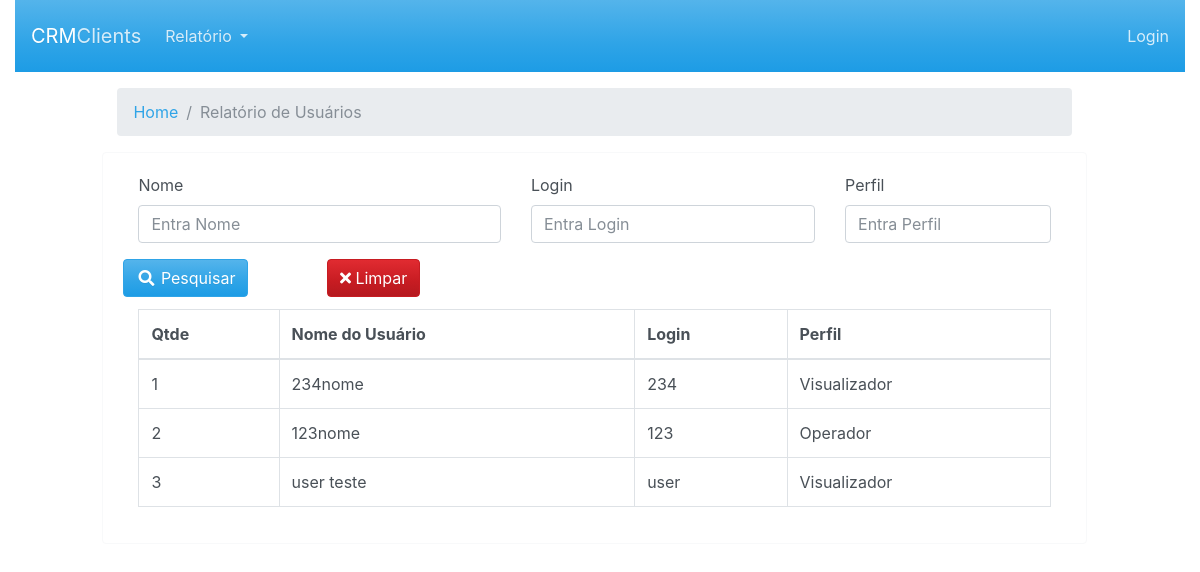
Page /views/visualizar/usuario.blade.php on the committed database.
### tables this page shows
CREATE TABLE `usuario` (
  `idUsuario` int(11) NOT NULL,
  `Perfil` varchar(45) NOT NULL,
  `Nome` varchar(45) NOT NULL,
  `Login` varchar(45) NOT NULL,
  `Senha` varchar(255) NOT NULL,
  `Status` tinyint(4) NOT NULL DEFAULT 1
);

### include/Database.php (called while the page is built, shortened)
<?php
class Database{
    protected $pdo;
    public function __construct(\PDO $pdo)
    {
        $this->pdo = $pdo;
        $this->pdo->setAttribute(\PDO::ATTR_ERRMODE, \PDO::ERRMODE_EXCEPTION);
    }
    public function getAllRecords($tableName, $fields='*', $cond='', $orderBy='', $limit='')
    {
        $stmt = $this->pdo->prepare("SELECT $fields FROM $tableName WHERE 1 ".$cond." ".$orderBy." ".$limit);
        $stmt->execute();
        $rows = $stmt->fetchAll(PDO::FETCH_ASSOC);
        return $rows;
    }
}
?>

### BD/config.php (called while the page is built, shortened)
<?php
include_once('../../include/Database.php');
$dsn	= 	"mysql:dbname=".SS_DB_NAME.";host=".SS_DB_HOST."";
$pdo	=	"";
try {
	$pdo = new PDO($dsn, SS_DB_USER, SS_DB_PASSWORD);
}catch (PDOException $e) {
	echo "Connection failed: " . $e->getMessage();
}
$db 	=	new Database($pdo);
?>

### views/visualizar/usuario.blade.php (the view, shortened to what this page needs)
<?php
include_once('../../BD/config.php');
$condition	=	'';
$condition	.=	' AND Status = 1 ';
$userData	=	$db->getAllRecords('usuario','*',$condition,'ORDER BY idUsuario DESC');
?>
<!doctype html>
<html lang="pt-br">
  <?php include_once('../headers/head.blade.php'); ?>
  <body>
    <div class="container-fluid">
      <?php include_once('../headers/navbar.blade.php'); ?>
      <div class="row flex-xl-nowrap">
        <main class="col-12 col-md-12 col-xl-12 py-md-3 pl-md-1 bd-content" role="main">
            <div class="col align-self-center col-sm-10  offset-md-1">
                <nav aria-label="breadcrumb">
                  <ol class="breadcrumb">
                    <li class="breadcrumb-item"><a href="../home/inicio.blade.php">Home</a></li>
                    <li class="breadcrumb-item active" aria-current="page">Relatório de Usuários</li>
                  </ol>
                </nav>
              </div>
          <div class="card border-light align-self-center col-sm-10  offset-md-1">
            <div class="card-body">
              <div class="card-title">
                <form method="get">
                  <div class="row">
                    <div class="form-group col-sm-5">
                      <label for="Nome">Nome</label>
                      <input type="text" name="Nome" id="Nome" class="form-control" value="<?php echo isset($_REQUEST['Nome'])?$_REQUEST['Nome']:''?>" placeholder="Entra Nome">
                    </div>
                    <div class="form-group col-sm-4">
                      <label for="Login">Login</label>
                      <input type="text" name="Login" id="Login" class="form-control" value="<?php echo isset($_REQUEST['Login'])?$_REQUEST['Login']:''?>" placeholder="Entra Login">
                    </div>
                    <div class="form-group col-sm-3">
                      <label for="Perfil">Perfil</label>
                      <input type="text" name="Perfil" id="Perfil" class="form-control" value="<?php echo isset($_REQUEST['Perfil'])?$_REQUEST['Perfil']:''?>" placeholder="Entra Perfil">
                    </div>
                  </div>
                  <div class="row">
                    <button type="submit" name="submit" value="search" id="submit" class="btn btn-primary"><i class="fa fa-fw fa-search"></i> Pesquisar</button>
                    <a href="<?php echo $_SERVER['PHP_SELF'];?>" class="btn btn-danger offset-md-1"><i class="fa fa-times"></i> Limpar</a>
                  </div>
                </form>
              </div>
              <table class="table table-bordered">
                <thead>
                  <tr>
                    <th scope="col">Qtde</th>
                    <th scope="col">Nome do Usuário</th>
                    <th scope="col">Login</th>
                    <th scope="col">Perfil</th>
                  </tr>
                </thead>
                <tbody>
                  <?php
                  if(count($userData)>0){
                    $s	=	'';
                    foreach($userData as $val){
                      $s++;
                  ?>
                  <tr>
                    <td><?php echo $s;?></td>
                    <td><?php echo $val['Nome'];?></td>
                    <td><?php echo $val['Login'];?></td>
                    <td><?php echo $val['Perfil'];?></td>
                  </tr>
                  <?php
                    }
                  }else{
                  ?>
                  <tr><td colspan="3" align="center">No Record(s) Found!</td></tr>
                  <?php
                  }
                  ?>
                </tbody>
              </table>
            </div>
          </div>
        </main>
      </div>
    </div>
  </body>
</html>

### rows in the picture
usuario: Nome "234nome", Login "234", Perfil "Visualizador"
usuario: Nome "123nome", Login "123", Perfil "Operador"
usuario: Nome "user teste", Login "user", Perfil "Visualizador"
